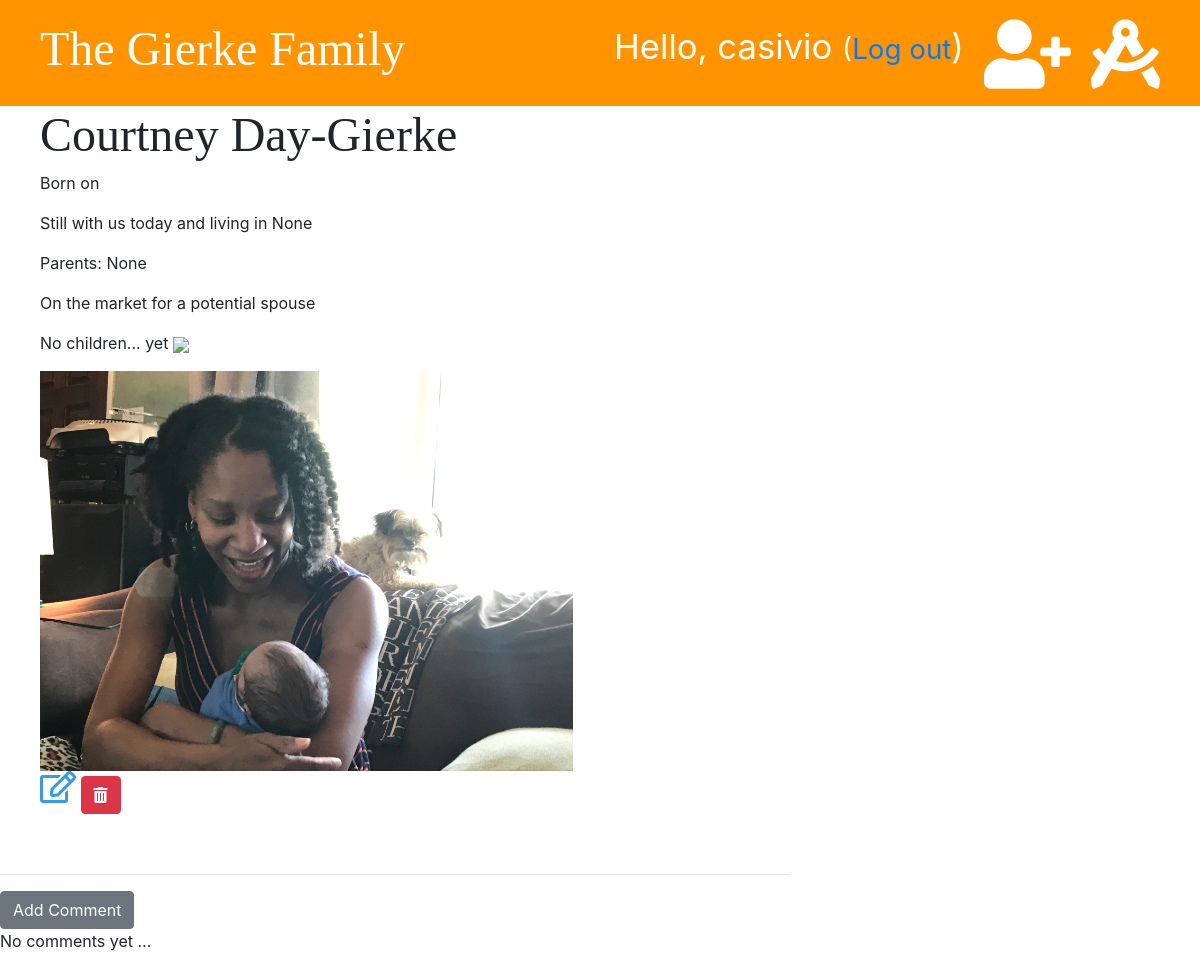
/post/6/ (signed in), run on an earlier commit of the app's database.
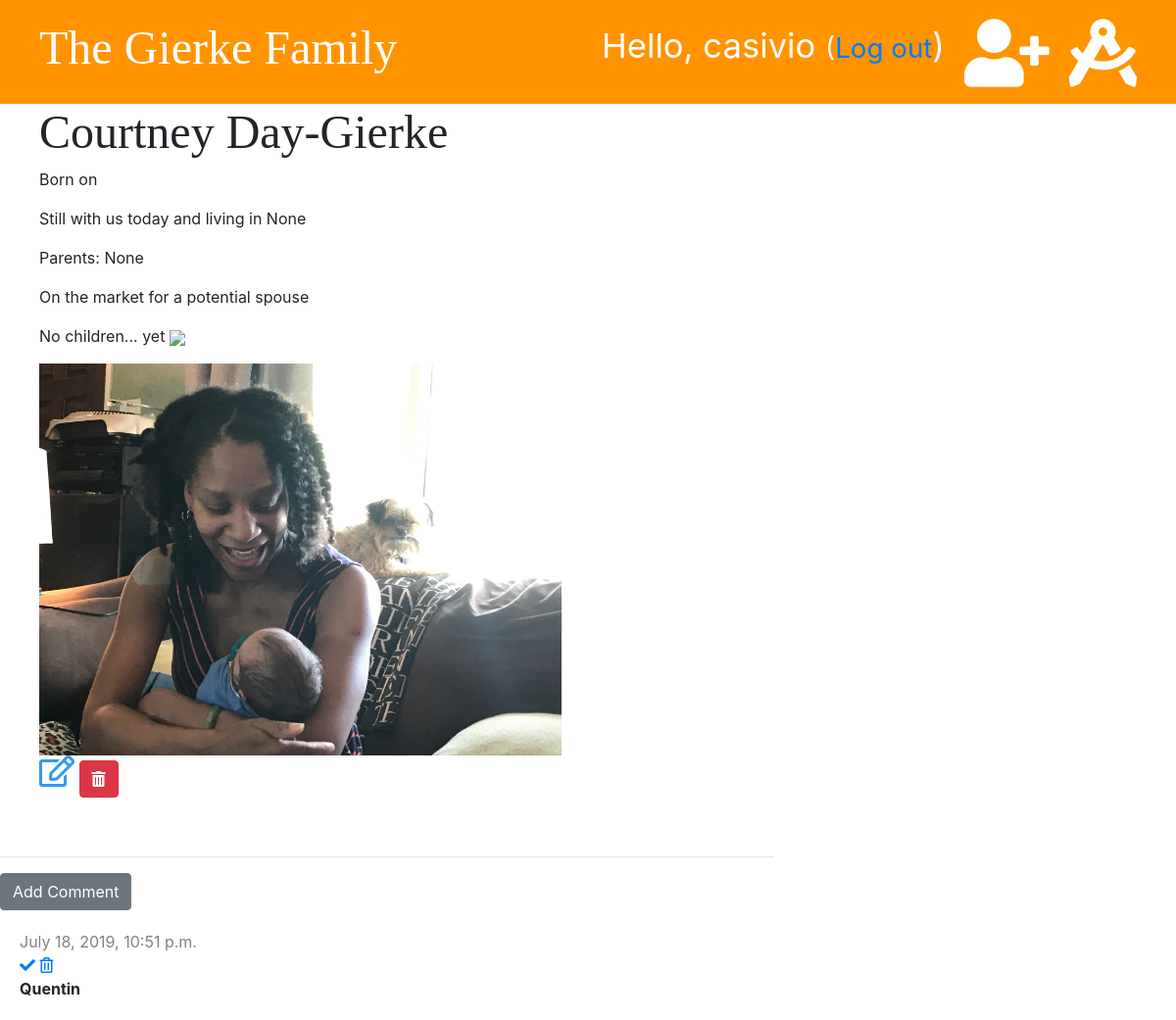
And on a later commit of the database.
### blog/models.py (models this page shows, shortened)
class Comment(models.Model):
	post = models.ForeignKey('blog.Post', on_delete=models.CASCADE, related_name='comments')
	author = models.CharField(max_length=200)
	text = models.TextField()
	created_date = models.DateTimeField(default=timezone.now)
	approved = models.BooleanField(default=False)

### blog/views.py (the view)
# urls.py: path('post/<int:pk>/', views.post_detail, name='post_detail'),
def post_detail(request, pk):
	post = get_object_or_404(Post, pk=pk)
	stuff_for_frontend = {'post': post}
	return render(request, 'blog/post_detail.html', stuff_for_frontend)

### blog/templatetags/markdownify.py (called while the page is built)
@register.filter
def markdown(value):
    renderer = HighlightRenderer()
    markdown = mistune.Markdown(renderer=renderer)
    return markdown(value)

### blog/templates/blog/post_detail.html (shortened to what this page needs)
{% extends 'blog/base.html' %}
{% load markdownify %}
{% block content %}
	<div class="post">
		{% if post.published_date %}
			<div>
				<h1>{{ post.name }}</h1>
				<p>Born on {{ post.date_of_birth|date:'m-d-Y' }}</p>
				{% if post.date_deceased is not None %}
					<p>Died on {{ post.date_deceased|date:'m-d-Y' }}</p>
					<p>Lived in {{ post.city }}</p>
				{% else %}
					<p>Still with us today and living in {{ post.city }}</p>
				{% endif %}
				<p>Parents: {{ post.parents }}</p>
				{% if post.spouse is not None %}
					<p>Married to {{ post.spouse }}</p>
				{% else %}
					<p>On the market for a potential spouse</p>
				{% endif %}
				{% if post.children is not None %}
					<p>Children: {{ post.children }}</p>
				{% else %}
					<p>No children... yet <img src="https://thumbs.dreamstime.com/z/winking-face-emoticon-vector-design-smiling-71847858.jpg" height=35</p>
				{% endif %}
			</div>
			<div>
				<img src="{{ post.picture.url }}"height=400>
			</div>
			{% else %}
			<a href={% url 'post_publish' pk=post.pk %} class="btn btn-primary">Publish</a>
		{% endif %}
		{% if user.is_authenticated and user.is_superuser %}
		<div>
			<a href="{% url 'post_edit' pk=post.pk %}"><i class="far fa-edit fa-2x" style="color: #339af0"></i></a>
			<a href="{% url 'post_delete' pk=post.pk %}" class="btn btn-danger" onclick="return confirm('Are you sure you want to delete this post?')"><i class="fas fa-trash-alt"></i></a>
		</div>
		{% endif %}
	</div>
	<hr>
	<a href="{% url 'add_comment_to_post' pk=post.pk %}" class="btn btn-secondary">Add Comment</a>
	{% for comment in post.comments.all %}
		{% if user.is_authenticated or comment.approved %}
		<div class="comment">
			<div class="date">
				{{ comment.created_date }}
			</div>
			{% if not comment.approved and user.is_superuser %}
				<a href="{% url 'comment_approve' pk=comment.pk %}"><i class="fas fa-check"></i></a>
				<a href="{% url 'comment_remove' pk=comment.pk %}"><i class="far fa-trash-alt"></i></a>
			{% endif %}
			<p><strong>{{ comment.author }}</strong></p>
		</div>
		{% endif %}
	{% empty %}
		<p>No comments yet ...</p>
	{% endfor %}
{% endblock %}

What changed in the data, as far as the page shows it:
added Comment: created_date "July 18, 2019, 10:51 p.m.", approved False (drawn), author "Quentin"
Also different on the page:
text no longer shown: "No comments yet ..."
